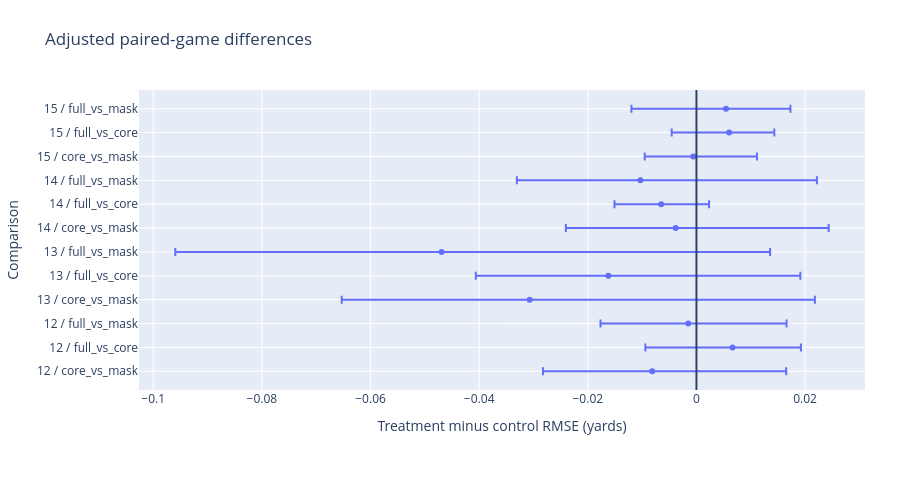

Notebook cell for this chart:
### Markdown cell above
## 2. Feature comparison uncertainty

Negative treatment-minus-control differences favor the treatment. Intervals crossing zero do not meet the evidence criterion. Adjustments are those recorded by the original experiment; reused validation games remain reused.

### Code cell
names,delta,upper,lower=[],[],[],[]
for s in recent:
    for label,c in s.get('contrasts',{}).items():
        if all(k in c for k in ('delta_rmse','low_adjusted','high_adjusted')):
            names.append(str(s['round'])+' / '+label);delta.append(c['delta_rmse'])
            upper.append(max(0,c['high_adjusted']-c['delta_rmse']))
            lower.append(max(0,c['delta_rmse']-c['low_adjusted']))
fig=go.Figure(go.Scatter(x=delta,y=names,mode='markers',error_x=dict(type='data',array=upper,arrayminus=lower)))
fig.add_vline(x=0)
show(style(fig,'Adjusted paired-game differences','Treatment minus control RMSE (yards)','Comparison'))

### Figure 1 — Plotly figure (JSON) as saved in the notebook; plotly's stock layout.template omitted (floating-point values rounded to 4 significant figures)
{"data": [{"error_x": {"array": [0.02468, 0.01259, 0.01809, 0.05251, 0.03535, 0.06048, 0.02817, 0.008821, 0.0325, 0.01173, 0.008312, 0.01186], "arrayminus": [0.02011, 0.01605, 0.01616, 0.0346, 0.0244, 0.04902, 0.02021, 0.008596, 0.02273, 0.008949, 0.01058, 0.01742], "type": "data"}, "mode": "markers", "x": [-0.008147, 0.006645, -0.001502, -0.0307, -0.01622, -0.04692, -0.003825, -0.006496, -0.01032, -0.0005802, 0.006024, 0.005444], "y": ["12 / core_vs_mask", "12 / full_vs_core", "12 / full_vs_mask", "13 / core_vs_mask", "13 / full_vs_core", "13 / full_vs_mask", "14 / core_vs_mask", "14 / full_vs_core", "14 / full_vs_mask", "15 / core_vs_mask", "15 / full_vs_core", "15 / full_vs_mask"], "type": "scatter"}], "layout": {"shapes": [{"type": "line", "x0": 0, "x1": 0, "xref": "x", "y0": 0, "y1": 1, "yref": "y domain"}], "margin": {"l": 85, "r": 35, "t": 90, "b": 100}, "legend": {"title": {"text": "Model arm"}}, "title": {"text": "Adjusted paired-game differences"}, "xaxis": {"title": {"text": "Treatment minus control RMSE (yards)"}}, "yaxis": {"title": {"text": "Comparison"}}, "height": 490}}
